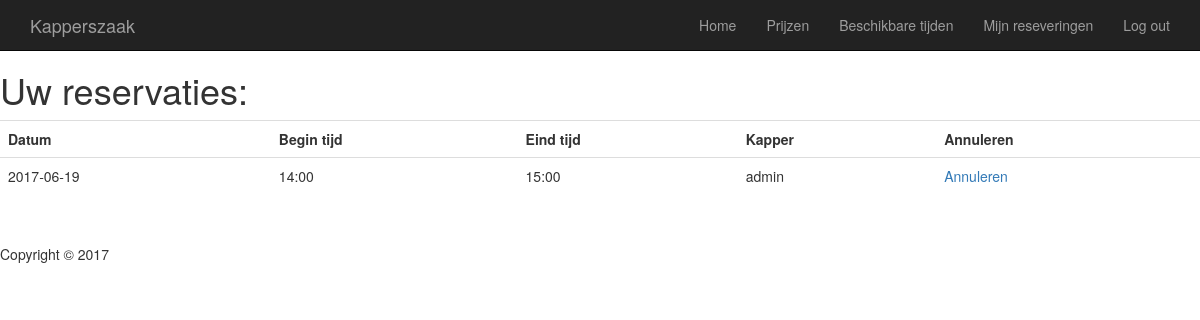
The app's page /agenda/reservation (signed in), older data.
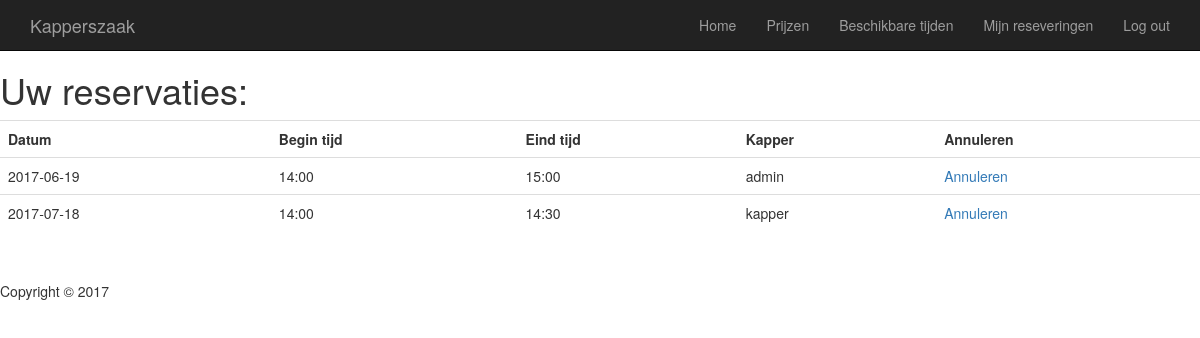
The same page, newer data.
### tables this page shows
CREATE TABLE IF NOT EXISTS `agenda` (
  `id` int(11) NOT NULL AUTO_INCREMENT,
  `date` date NOT NULL,
  `start_time` varchar(255) NOT NULL,
  `end_time` varchar(255) NOT NULL,
  `employ_id` int(11) NOT NULL,
  `customer_id` int(11) NOT NULL,
  `been_there` varchar(255) NOT NULL,
  PRIMARY KEY (`id`)
);

CREATE TABLE IF NOT EXISTS `users` (
  `id` int(11) NOT NULL AUTO_INCREMENT,
  `username` varchar(255) NOT NULL,
  `password` varchar(255) NOT NULL,
  `email` varchar(45) NOT NULL,
  `address` varchar(45) NOT NULL,
  `postalcode` varchar(45) NOT NULL,
  `city` varchar(45) NOT NULL,
  `phonenumber` varchar(20) NOT NULL,
  `is_admin` int(11) NOT NULL,
  PRIMARY KEY (`id`)
);

### core/core.php (called while the page is built, shortened)
<?php
function render($filename, $data = null)
{
	require(ROOT . 'view/templates/header.php');
	require(ROOT . 'view/' . $filename . '.php');
	require(ROOT . 'view/templates/footer.php');
}

### public/index.php (called while the page is built, shortened)
<?php
require(ROOT . "core/route.php");
require(ROOT . "core/core.php");
route();

### model/AgendaModel.php (called while the page is built, shortened)
<?php
function getReservation($id){
	$db = openDatabaseConnection();
$sql = "SELECT agenda.id, agenda.date, agenda.start_time, agenda.end_time, agenda.employ_id ,agenda.customer_id, `emp`.username as kapper, `cust`.username as klant
	FROM agenda
	LEFT JOIN users as `emp` ON agenda.employ_id = `emp`.id
    LEFT JOIN users as `cust` ON agenda.customer_id = `cust`.id
    WHERE agenda.customer_id = $id
    ";
	$query = $db->prepare($sql);
	$query->execute();
	return $query->fetchAll();
}

### view/agenda/reservation.php (the view)
<table class="table">
<h1>Uw reservaties:</h1>
    <tr>
      <th>Datum</th>
      <th>Begin tijd</th>
      <th>Eind tijd</th>
      <th>Kapper</th>
      <th>Annuleren</th>
    </tr>
    <?php foreach ($reservations as $reservation) { ?>
    <tr>
      <td><?= $reservation['date']; ?></td>
      <td><?= $reservation['start_time']; ?></td>
      <td><?= $reservation['end_time']; ?></td>
      <td><?= $reservation['kapper']; ?></td>
      <td><a href="<?= URL ?>agenda/cancel/<?= $reservation['id']?>">Annuleren</a></td>
    </tr>
<?php } ?>
</table>

### core/route.php (shortened to what this page needs)
<?php
function route()
{
	$url = splitUrl();
	if (!$url['controller']) {
		require(ROOT . 'controller/' . DEFAULT_CONTROLLER . 'Controller.php');
		call_user_func('index');
	} elseif (file_exists(ROOT . 'controller/' . $url['controller'] . '.php')) {
		if (function_exists($url['action'])) {
			if ($url['params']) {
				call_user_func_array($url['action'], $url['params']);
			} else {
				call_user_func($url['action']);
			}
		} else {
			require(ROOT . 'controller/ErrorController.php');
			call_user_func('error');
		}
	} else {
		require(ROOT . 'controller/ErrorController.php');
		call_user_func('error');
	}
}
function splitUrl()
{
	if (isset($_GET['url'])) {
		$tmp_url = trim($_GET['url'], "/");
		$tmp_url = filter_var($tmp_url, FILTER_SANITIZE_URL);
		$tmp_url = explode("/", $tmp_url);
		$url['controller'] = isset($tmp_url[0]) ? ucwords($tmp_url[0] . 'Controller') : null;
		$url['action'] = isset($tmp_url[1]) ? $tmp_url[1] : 'index';
		unset($tmp_url[0], $tmp_url[1]);
		$url['params'] = array_values($tmp_url);
		return $url;
	}
}

### controller/AgendaController.php (shortened to what this page needs)
<?php
require(ROOT . "model/AgendaModel.php");
function reservation()
{
	if (isset($_SESSION['is_admin'])){
		if($_SESSION['is_admin'] == 0){
		render("agenda/reservation", array(
		'reservations' => getReservation($_SESSION['id'])
	));
		}
	}
	else{
		render("home/index");
	}
}

### view/templates/header.php (shortened to what this page needs)
<!DOCTYPE html>
<html lang="en">
<head>
    <link href="<?= URL ?>public/css/bootstrap.min.css" rel="stylesheet">
    <link href="<?= URL ?>public/css/modern-business.css" rel="stylesheet">
    <link href="<?= URL ?>public/font-awesome/css/font-awesome.min.css" rel="stylesheet" type="text/css">
</head>
<body>
    <nav class="navbar navbar-inverse navbar-fixed-top" role="navigation">
        <div class="container">
            <div class="navbar-header">
                <a class="navbar-brand">Kapperszaak</a>
            </div>
            <div class="collapse navbar-collapse" id="bs-example-navbar-collapse-1">
                <ul class="nav navbar-nav navbar-right">
                    <li>
                        <a href="<?= URL ?>home/index">Home</a>
                    </li>
                    <li>
                        <a href="<?= URL ?>home/price">Prijzen</a>
                    </li>
                        <?php
                        if (isset($_SESSION['is_admin'])){
                            if($_SESSION['is_admin'] == 0){
                        ?>
                        <li>
                        <a href="<?= URL ?>agenda/freetime">Beschikbare tijden</a>
                        </li>
                        <li>
                        <a href="<?= URL ?>agenda/reservation">Mijn reseveringen</a>
                        </li>
                        <?php
                            }
                        }
                        ?>
                    <?php
                    if (isset($_SESSION['username'])){
                        ?>
                        <li>
                        <a href="<?= URL ?>login/logout">Log out</a>
                        </li>
                        <?php
                        }
                        ?>
                    </ul>
            </div>
        </div>
    </nav>

### view/templates/footer.php (shortened to what this page needs)
<footer>
    <div class="row">
        <div class="col-lg-12">
            <p>Copyright &copy; 2017</p>
        </div>
    </div>
</footer>
</body>
</html>

### public/css/modern-business.css (style rules this page uses)
html, body { height: 100%; }
body { padding-top: 50px; }
footer { margin: 50px 0; }

Row changes from the older to the newer data that the page shows:
added agenda: date "2017-07-18", start_time "14:00", end_time "14:30", users.username "kapper"
